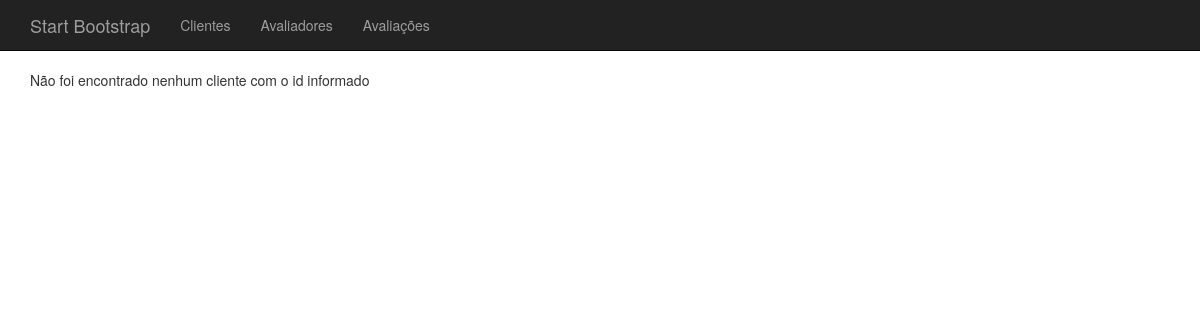
The app's page /clientes/editar/1/, older data.
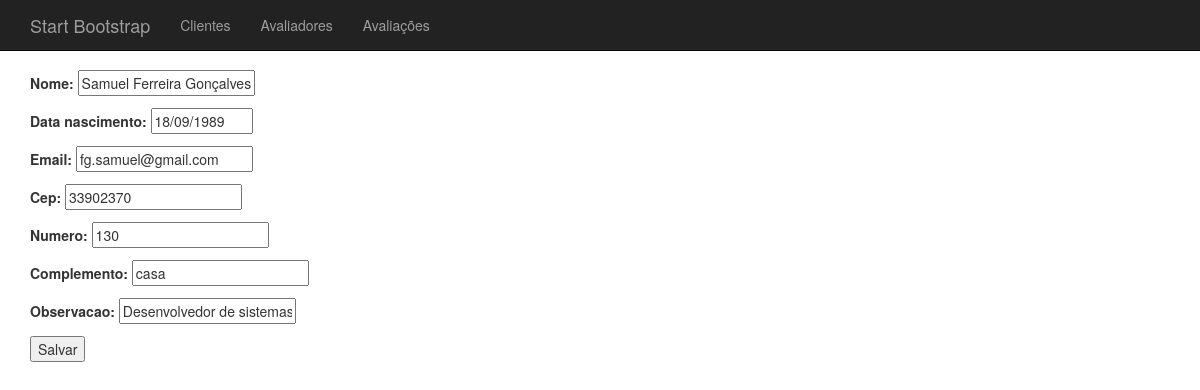
The same page, newer data.
### pessoas/models.py (models this page shows, shortened)
class Pessoa(models.Model):
	nome = models.CharField(max_length=200)
	data_nascimento = models.DateField(blank=True, null=True)
	email = models.CharField(max_length=150, blank=True)
	cep = models.CharField(max_length=8, blank=True)
	numero = models.CharField(max_length=10, blank=True)
	complemento = models.CharField(max_length=50, blank=True)
	observacao = models.CharField(max_length=300, blank=True)
	class Meta:
		abstract = True
		ordering = ['nome']

class Cliente(Pessoa):
	pass

### pessoas/views.py (the view)
# urls.py: url(r'^clientes/editar/(?P<pessoaId>[0-9]+)/$', pessoas_view.clientes_editar, name="pessoas_clientes_editar"),
def clientes_editar(request, pessoaId):
	try:
		pessoa = Cliente.objects.get(pk=pessoaId)
	except:
		pessoa = None
	if request.method == 'POST':
		form = ClienteForm(request.POST, instance=pessoa)
		if form.is_valid():
			form.save()
			return redirect("pessoas_clientes")
	else:
		form = ClienteForm(instance=pessoa)
	context = {
		'pessoa' : pessoa,
		'form' : form
		}
	return render(request, 'pessoas/clientes/editar.html', context)

### pessoas/forms.py
class ClienteForm(ModelForm):
	class Meta:
		model = Cliente
		fields = '__all__'
		widgets = {
		            'data_nascimento': DateTimeInput(format='%d/%m/%Y', attrs={
										'class':'datepicker',
										'size':'10',
										'editable' : 'false'
									}),
	        		}

### templates/pessoas/clientes/editar.html
{% extends "base.html" %}
{% block conteudo %}
	{% if pessoa == None %}
		Não foi encontrado nenhum cliente com o id informado
		{% else %}
			<form action="." method="post"> {% csrf_token %}
				{{ form.as_p }}
				<input type="submit" value="Salvar" />
			</form>
	{% endif %}
{% endblock conteudo %}

Row changes from the older to the newer data that the page shows:
added Cliente: nome "Samuel Ferreira Gonçalves", data_nascimento "18/09/1989", email "fg.samuel@gmail.com", cep "33902370", numero "130", complemento "casa", observacao "Desenvolvedor de sistemas"
Text that changed along with them:
form field value: (not shown) → "Salvar"
text no longer shown: "Não foi encontrado nenhum cliente com o id informado"
text now shown: "Nome: Data nascimento: Email: Cep: Numero: Complemento: Observacao:"
